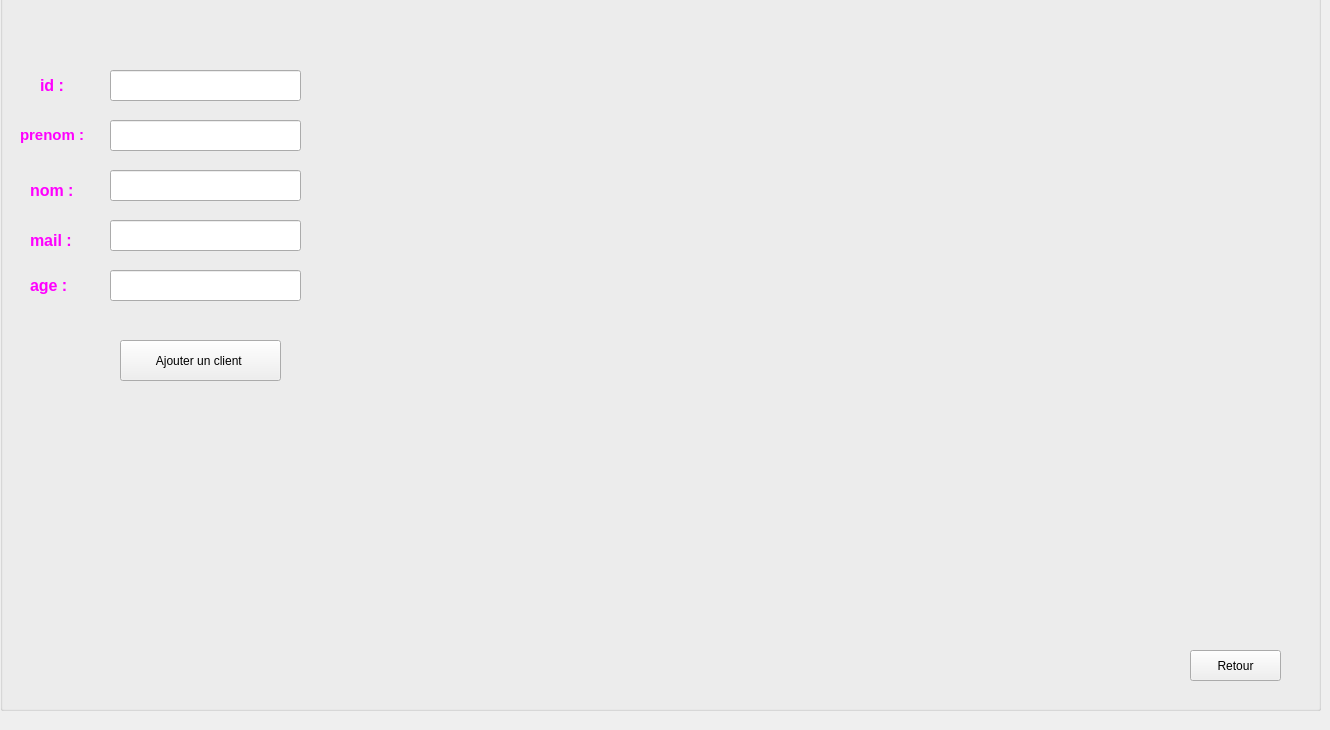
    <widget class="QWidget" name="tab">
     <attribute name="title">
      <string>Ajouter_client</string>
     </attribute>
     <widget class="QGroupBox" name="groupBox">
      <property name="geometry">
       <rect>
        <x>0</x>
        <y>-10</y>
        <width>1321</width>
        <height>721</height>
       </rect>
      </property>
      <property name="tabletTracking">
       <bool>false</bool>
      </property>
      <property name="title">
       <string/>
      </property>
      <widget class="QLabel" name="label">
       <property name="geometry">
        <rect>
         <x>40</x>
         <y>70</y>
         <width>61</width>
         <height>51</height>
        </rect>
       </property>
       <property name="text">
        <string>&lt;html&gt;&lt;head/&gt;&lt;body&gt;&lt;p&gt;&lt;span style=&quot; font-size:12pt; font-weight:600; color:#ff00ff;&quot;&gt;id : &lt;/span&gt;&lt;/p&gt;&lt;/body&gt;&lt;/html&gt;</string>
       </property>
      </widget>
      <widget class="QLabel" name="label_2">
       <property name="geometry">
        <rect>
         <x>20</x>
         <y>130</y>
         <width>101</width>
         <height>31</height>
        </rect>
       </property>
       <property name="text">
        <string>&lt;html&gt;&lt;head/&gt;&lt;body&gt;&lt;p&gt;&lt;span style=&quot; font-size:11pt; font-weight:600; color:#ff00ff;&quot;&gt;prenom : &lt;/span&gt;&lt;/p&gt;&lt;/body&gt;&lt;/html&gt;</string>
       </property>
      </widget>
      <widget class="QLabel" name="label_3">
       <property name="geometry">
        <rect>
         <x>30</x>
         <y>180</y>
         <width>91</width>
         <height>41</height>
        </rect>
       </property>
       <property name="text">
        <string>&lt;html&gt;&lt;head/&gt;&lt;body&gt;&lt;p&gt;&lt;span style=&quot; font-size:12pt; font-weight:600; color:#ff00ff;&quot;&gt;nom : &lt;/span&gt;&lt;/p&gt;&lt;/body&gt;&lt;/html&gt;</string>
       </property>
      </widget>
      <widget class="QLineEdit" name="id">
       <property name="geometry">
        <rect>
         <x>110</x>
         <y>80</y>
         <width>191</width>
         <height>31</height>
        </rect>
       </property>
      </widget>
      <widget class="QLineEdit" name="prenom">
       <property name="geometry">
        <rect>
         <x>110</x>
         <y>130</y>
         <width>191</width>
         <height>31</height>
        </rect>
       </property>
      </widget>
      <widget class="QLineEdit" name="nom">
       <property name="geometry">
        <rect>
         <x>110</x>
         <y>180</y>
         <width>191</width>
         <height>31</height>
        </rect>
       </property>
      </widget>
      <widget class="QPushButton" name="pushButton_2">
       <property name="geometry">
        <rect>
         <x>1190</x>
         <y>660</y>
         <width>91</width>
         <height>31</height>
        </rect>
       </property>
       <property name="styleSheet">
        <string notr="true">QPushButton::hover
{
	background-color: qlineargradient(spread:pad, x1:0, y1:0.511, x2:1, y2:0.511, stop:0 rgba(0, 207, 179, 255),stop:1 rgb(108, 135, 255));

}</string>
       </property>
       <property name="text">
        <string>Retour</string>
       </property>
      </widget>
      <widget class="QPushButton" name="pb_ajouter">
       <property name="geometry">
        <rect>
         <x>120</x>
         <y>350</y>
         <width>161</width>
         <height>41</height>
        </rect>
       </property>
       <property name="styleSheet">
        <string notr="true">QPushButton::hover
{
	background-color: qlineargradient(spread:pad, x1:0, y1:0.511, x2:1, y2:0.511, stop:0 rgba(0, 207, 179, 255),stop:1 rgb(108, 135, 255));

}</string>
       </property>
       <property name="text">
        <string>Ajouter un client </string>
       </property>
      </widget>
      <widget class="QLineEdit" name="age">
       <property name="geometry">
        <rect>
         <x>110</x>
         <y>280</y>
         <width>191</width>
         <height>31</height>
        </rect>
       </property>
      </widget>
      <widget class="QLabel" name="label_4">
       <property name="geometry">
        <rect>
         <x>30</x>
         <y>230</y>
         <width>91</width>
         <height>41</height>
        </rect>
       </property>
       <property name="text">
        <string>&lt;html&gt;&lt;head/&gt;&lt;body&gt;&lt;p&gt;&lt;span style=&quot; font-size:12pt; font-weight:600; color:#ff00ff;&quot;&gt;mail :&lt;/span&gt;&lt;/p&gt;&lt;/body&gt;&lt;/html&gt;</string>
       </property>
      </widget>
      <widget class="QLineEdit" name="mail">
       <property name="geometry">
        <rect>
         <x>110</x>
         <y>230</y>
         <width>191</width>
         <height>31</height>
        </rect>
       </property>
      </widget>
      <widget class="QLabel" name="label_6">
       <property name="geometry">
        <rect>
         <x>30</x>
         <y>280</y>
         <width>91</width>
         <height>31</height>
        </rect>
       </property>
       <property name="text">
        <string>&lt;html&gt;&lt;head/&gt;&lt;body&gt;&lt;p&gt;&lt;span style=&quot; font-size:12pt; font-weight:600; color:#ff00ff;&quot;&gt;age :&lt;/span&gt;&lt;/p&gt;&lt;/body&gt;&lt;/html&gt;</string>
       </property>
      </widget>
      <widget class="QLabel" name="label_16">
       <property name="geometry">
        <rect>
         <x>1170</x>
         <y>10</y>
         <width>141</width>
         <height>101</height>
        </rect>
       </property>
       <property name="text">
        <string/>
       </property>
       <property name="pixmap">
        <pixmap>../aaaa (7).png</pixmap>
       </property>
      </widget>
      <widget class="QLabel" name="label_21">
       <property name="geometry">
        <rect>
         <x>0</x>
         <y>0</y>
         <width>1421</width>
         <height>801</height>
        </rect>
       </property>
       <property name="text">
        <string/>
       </property>
       <property name="pixmap">
        <pixmap>../Webp.net-resizeimage (3).jpg</pixmap>
       </property>
      </widget>
      <zorder>label_21</zorder>
      <zorder>label</zorder>
      <zorder>label_2</zorder>
      <zorder>label_3</zorder>
      <zorder>id</zorder>
      <zorder>prenom</zorder>
      <zorder>nom</zorder>
      <zorder>pushButton_2</zorder>
      <zorder>pb_ajouter</zorder>
      <zorder>age</zorder>
      <zorder>label_4</zorder>
      <zorder>mail</zorder>
      <zorder>label_6</zorder>
      <zorder>label_16</zorder>
     </widget>
    </widget>
